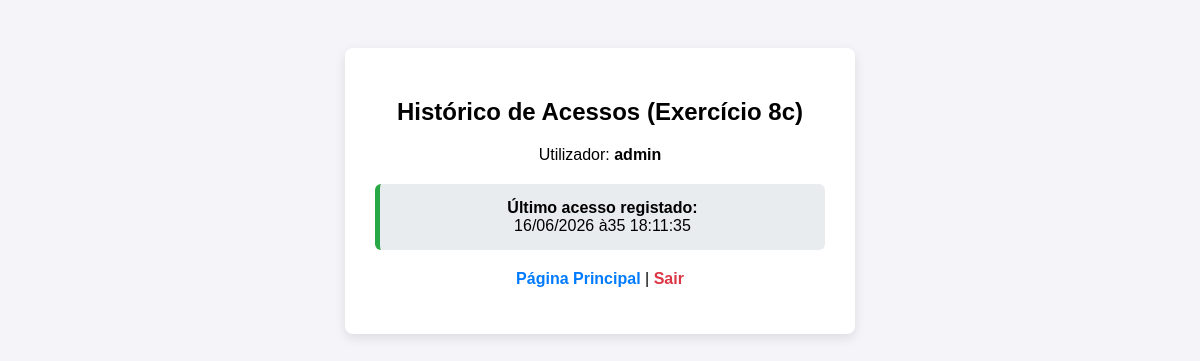
/consultar.php (signed in), run on an earlier commit of the app's database.
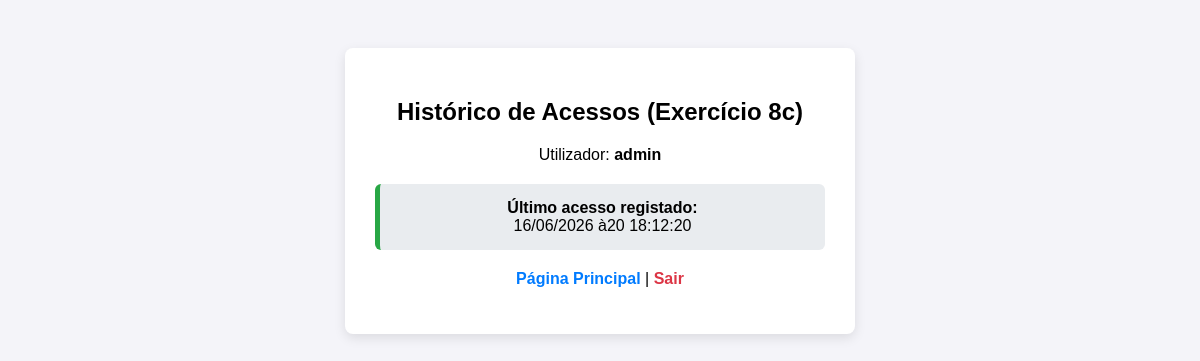
And on a later commit of the database.
### tables this page shows
CREATE TABLE utilizadores (
        id INTEGER PRIMARY KEY AUTOINCREMENT,
        username TEXT NOT NULL UNIQUE,
        password TEXT NOT NULL,
        ultimo_acesso TEXT
    );

### consultar.php (the view, shortened to what this page needs)
<?php
include_once 'ligacao.php';
$user = $_SESSION['utilizador'];
$stmt = $ligacao->prepare("SELECT ultimo_acesso FROM utilizadores WHERE username = :user");
$stmt->bindValue(':user', $user, SQLITE3_TEXT);
$resultado = $stmt->execute();
$dados = $resultado->fetchArray(SQLITE3_ASSOC);
?>
<!DOCTYPE html>
<html lang="pt">
<head>
</head>
<body>
<div class="container">
    <h2>Histórico de Acessos (Exercício 8c)</h2>
    <p>Utilizador: <strong><?php echo htmlspecialchars($user); ?></strong></p>
    <div class="info-box">
        <strong>Último acesso registado:</strong><br>
        <?php
        if (!empty($dados['ultimo_acesso']) && $dados['ultimo_acesso'] !== 'Nunca') {
            echo date('d/m/Y às H:i:s', strtotime($dados['ultimo_acesso']));
        } else {
            echo "Este é o teu primeiro acesso.";
        }
        ?>
    </div>
    <p><a href="../index.html">Página Principal</a> | <a href="logout.php" style="color: #dc3545;">Sair</a></p>
</div>
</body>
</html>

### consultar.php (style rules this page uses)
body { font-family: Arial, sans-serif; background: #f4f4f9; padding: 40px; }
.container { background: white; padding: 30px; border-radius: 8px; max-width: 450px; margin: 0 auto; box-shadow: 0 4px 12px rgba(0,0,0,0.1); text-align: center; }
.info-box { background: #e9ecef; padding: 15px; border-radius: 6px; border-left: 5px solid #28a745; margin: 20px 0; }
a { color: #007bff; text-decoration: none; font-weight: bold; }

What changed in the data, as far as the page shows it:
changed utilizadores: ultimo_acesso "16/06/2026 à35 18:11:35" → "16/06/2026 à20 18:12:20"
